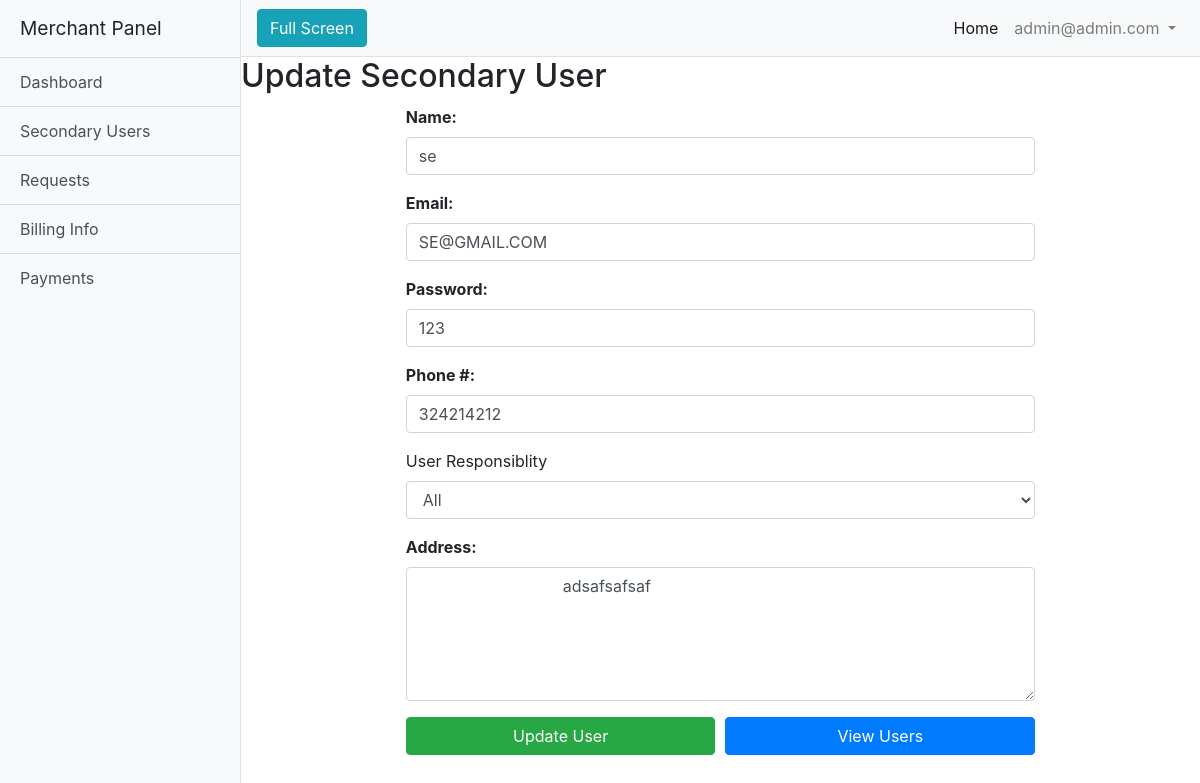
The app's page /merchant/index.php?pid=11&uid=23 (signed in) with its own data.
### tables this page shows
CREATE TABLE `tb_users` (
  `u_id` int(11) NOT NULL,
  `u_p` varchar(255) NOT NULL,
  `u_name` varchar(255) NOT NULL,
  `u_email` varchar(255) NOT NULL,
  `u_phone` bigint(255) NOT NULL,
  `u_add` text NOT NULL,
  `u_role` varchar(255) NOT NULL,
  `u_resp` varchar(255) NOT NULL,
  `u_pass` varchar(255) NOT NULL,
  `u_bal` float NOT NULL
);

### merchant/index.php (called while the page is built)
<?php
include "include/nav.php";
include "include/controller.php";
include "include/footer.php";
?>

### merchant/pages/uuser.php (called while the page is built, shortened)
<?php
$uid=$_GET['uid'];
$sql="SELECT * from tb_users where u_id='$uid'";
$run=mysqli_query($conn,$sql);
while($row=mysqli_fetch_assoc($run))
{
	$namee  =$row['u_name'];
	$emaill =$row['u_email'];
	$passs  =$row['u_pass'];
	$phonee =$row['u_phone'];
	$addd   =$row['u_add'];
  $respp   =$row['u_resp'];
}
?>

### merchant/pages/upd_user.php (the view, shortened to what this page needs)
<?php
include "uuser.php";
?>
<div class="row">
		<div class="col-sm-12"><h2>Update Secondary User</h2></div>
		<br><br>
	<div class="col-sm-2"></div>
	<div class="col-sm-8">
	                    <form method="post" action="">
                        <div class="form-row">
                        	<div class="form-group col-md-12">
							<label ><b>Name:</b></label>
                              <input type="text" class="form-control" id="name" placeholder="Name" name="name" value="<?php echo $namee; ?>" required>
                            </div>
                            <div class="form-group col-md-12">
                            	<label ><b>Email:</b></label>
                              <input id="email" name="email" placeholder="Email Address" class="form-control" type="text" value="<?php echo $emaill ?>" required>
                            </div>
                            <div class="form-group col-md-12">
                            	<label ><b>Password:</b></label>
                              <input type="text" class="form-control" id="password" name="pass" placeholder="Password" value="<?php echo $passs; ?>" required>
                            </div>
                            <div class="form-group col-md-12">
                            	<label ><b>Phone #:</b></label>
                              <input type="text" class="form-control" onkeypress="return event.charCode >= 48 && event.charCode <= 57" placeholder="Phone #" name="cntct" value="<?php echo $phonee;  ?>" required>
                            </div>
                             <div class="form-group col-md-12">
                              <label>User Responsiblity</label>
                             <select class="form-control" name="resp">
                                <option value="<?php echo $respp; ?>"><?php echo $respp; ?></option>
                             </select>
                            </div>
                            <div class="form-group col-md-12">
                            	<label ><b>Address:</b></label>
                             <textarea class="form-control" rows="5" placeholder="Address" name="add" required>
                             	<?php echo $addd; ?>
                             </textarea>
                            </div>
                          </div>
                        <div class="form-row">
                        	<div class="col-sm-6">
                            <button type="submit" class="btn btn-success btn-block" name="upd_mer">Update User</button>
                        	</div>
                        	<div class="col-sm-6">
                        	 <a href="index.php?pid=3"><button type="button" class="btn btn-primary btn-block" name="view">View Users</button></a>
                        	</div>
                        </div>
                    </form>
     </div>
     <div class="col-sm-2"></div>
    </div>

### merchant/assets/css/simple-sidebar.css (style rules this page uses)
body { overflow-x: hidden; }

### records on screen
tb_users: name "se", email "SE@GMAIL.COM", pass "123", cntct "324214212", resp "All", add "adsafsafsaf"

### other values on screen
$_SESSION["u_email"] "admin@admin.com"
